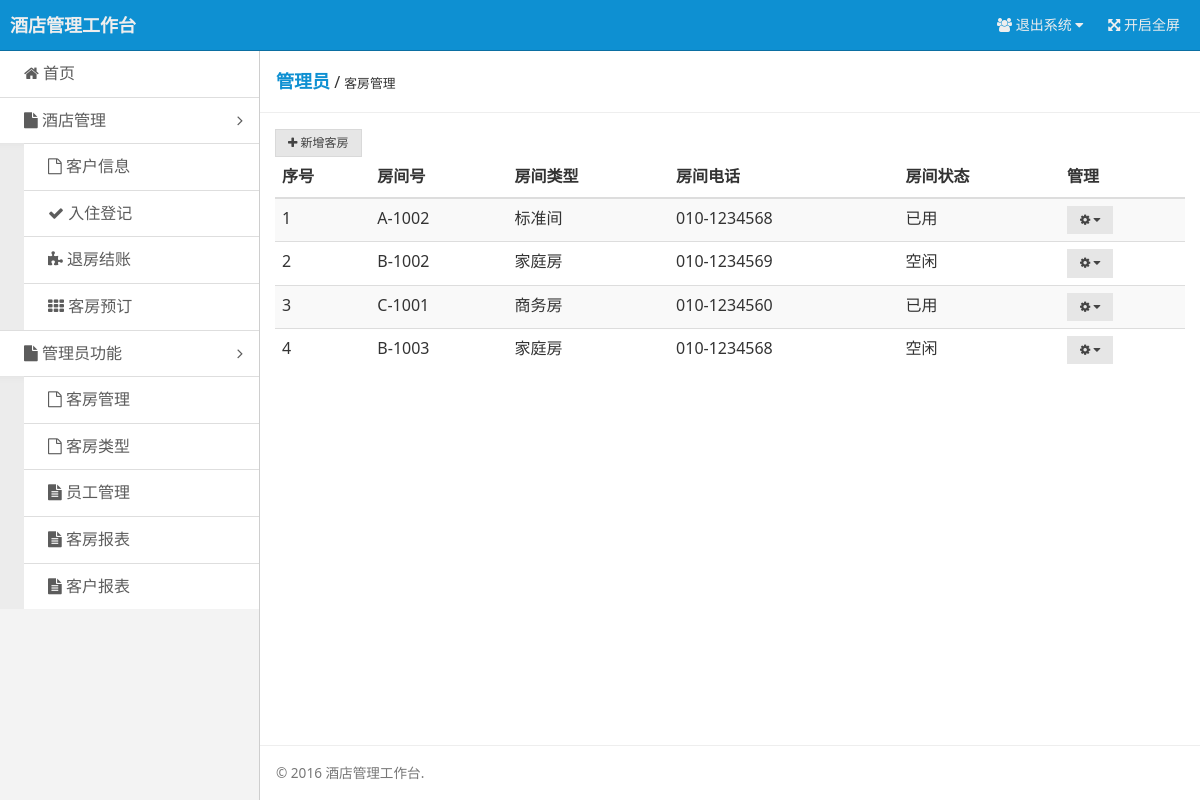
Page /room.php (signed in) on the earlier database version.
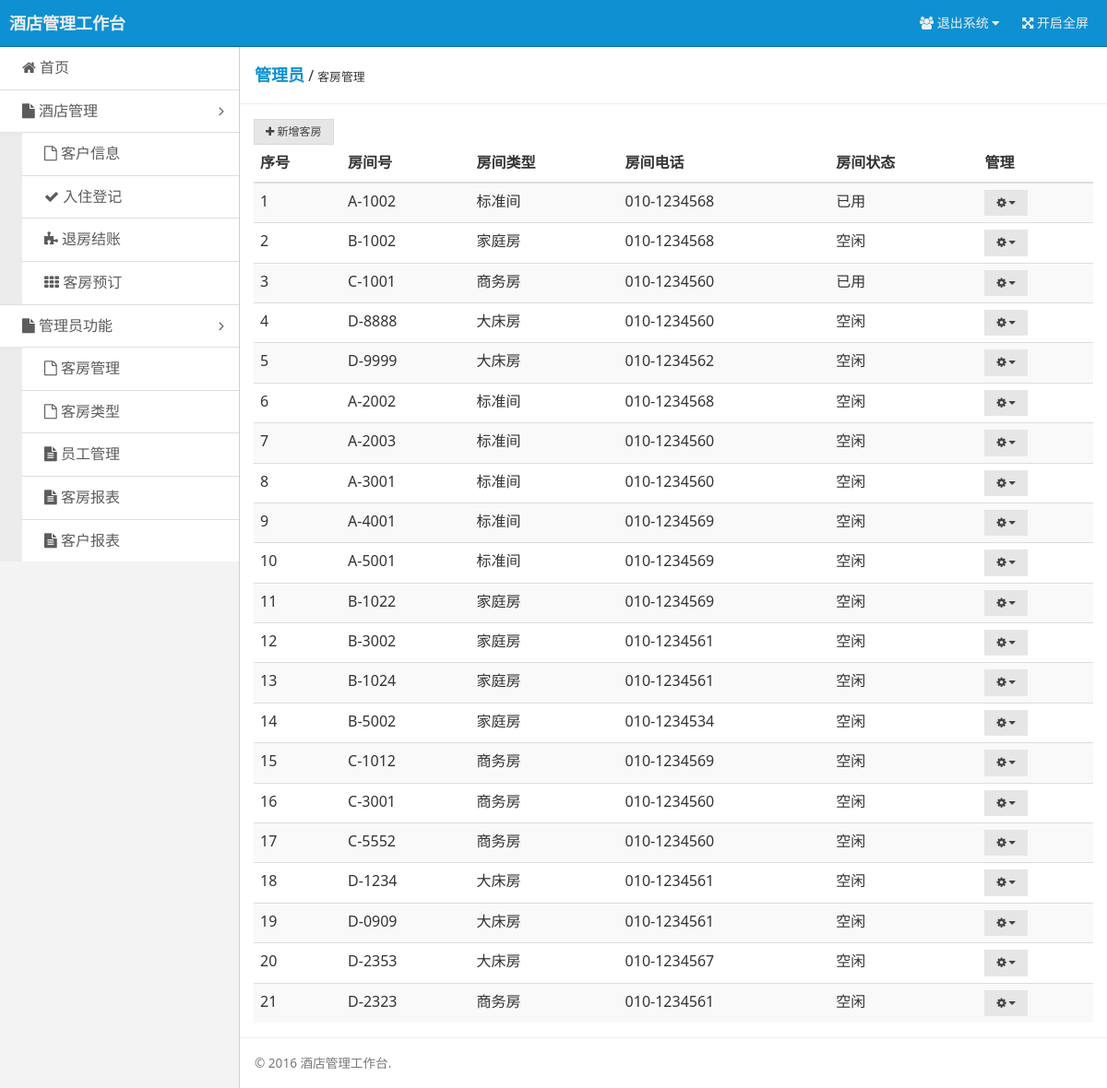
Same page on the later database version.
### tables this page shows
CREATE TABLE `t_room` (
  `id` int(6) NOT NULL AUTO_INCREMENT,
  `room_num` varchar(20) DEFAULT NULL,
  `room_type` int(6) DEFAULT NULL,
  `phone` varchar(20) DEFAULT NULL,
  `state` int(6) DEFAULT NULL COMMENT '房间状态，0空闲，1预订，2入住',
  `is_delete` int(6) unsigned zerofill DEFAULT NULL,
  PRIMARY KEY (`id`)
);

CREATE TABLE `t_room_type` (
  `id` int(6) NOT NULL AUTO_INCREMENT,
  `room_type` varchar(20) DEFAULT NULL,
  `price` decimal(9,2) DEFAULT NULL,
  `quantity` int(6) DEFAULT NULL,
  `remain` int(6) DEFAULT NULL,
  `is_delete` int(6) unsigned zerofill DEFAULT NULL,
  `description` varchar(200) DEFAULT NULL,
  `img` varchar(100) DEFAULT NULL,
  PRIMARY KEY (`id`)
);

### room.php (called while the page is built, shortened)
<?php
require_once('common/EasyMySQLi.inc.php');
$rooms = $mysql->queryAllRows('SELECT * FROM t_room WHERE is_delete = 0 ORDER BY `id` ASC');
$types = $mysql->queryAllRows('SELECT * FROM t_room_type ORDER BY `id` ASC');
$typesMap = array();
foreach($types as $row){
    $typesMap[$row['id']] = $row;
}
include('template/layout.php');

### common/EasyMySQLi.inc.php (called while the page is built, shortened)
<?php
class EasyMySQLi extends mysqli {
    private $_stmt;
    private $debug = false;
    private $exceptions = true;
    private $_res;
    private $arraytype = EMYSQLI_BIND_ASSOC;
    private function getRefs(&$src) {
        $r = array();
        foreach ($src as $k => $garbage) $r[$k] = &$src[$k];
        return $r;
    }
    private function _execute($args) {
        $this->_stmt = $this->stmt_init();
        if (count($args) > 1) {
            if ($this->debug) {
                print "Source-Array:\n";
                print_r($args);
            }
            $this->_stmt->prepare($args[0]);
            if ($this->_stmt->errno > 0) {
                if ($this->exceptions) throw new MySQLiException('MySQLi-Statement-Error '.$this->_stmt->errno.': '.$this->_stmt->error);
                else return null;
            }
            $params = array(0 => '');
            foreach ($args as $k => $v) {
                if ($k == 0) continue;
                if (is_double($v) || is_float($v)) {
                    if ($this->debug) print "$k identified as being a FLOAT or DOUBLE\n";
                    $params[0] .= 'd';
                    $cv = doubleval($v);
                } else if (is_int($v) || is_long($v)) {
                    if ($this->debug) print "$k identified as being a INT or LONG\n";
                    $params[0] .= 'i';
                    $cv = intval($v);
                } else if (is_string($v)) {
                    if ($this->debug) print "$k identified as being a sexy STRING\n";
                    $params[0] .= 's';
                    $cv = strval($v);
                } else {
                    if ($this->debug) print "$k identified as being a BINARY (BLOB)\n";
                    $params[0] .= 'b';
                    $cv = $v;
                }
                $params[] = $cv;
            }
            if ($this->debug) {
                print "Bind-Array:\n";
                print_r($params);
            }
            call_user_func_array(array($this->_stmt, 'bind_param'), $this->getRefs($params));
        } else {
            $this->_stmt->prepare($args[0]);
        }
        $success = ($this->_stmt->execute() ? true : false);
        if (!$success) {
            if ($this->exceptions) throw new MySQLiQueryException($args[0], $this->_stmt);
            else return null;
        }
        else $this->_res = $this->_stmt->store_result();
        return $success;
    }
    private function _bindRes ($type=false, $limit=false) {
        if (!$type) $type = $this->arraytype;
        $this->_res = array();
        $raw = array();
        if (($type & EMYSQLI_BIND_ASSOC) == EMYSQLI_BIND_ASSOC) {
            $fields = $this->_stmt->result_metadata()->fetch_fields();
            $cnt = count($fields);
        } else {
            $cnt = $this->_stmt->field_count;
        }
        for ($i=0 ; $i<$cnt ; $i++) {
            $raw[] = null;
        }
        call_user_func_array(array($this->_stmt, 'bind_result'), $this->getRefs($raw));
        while ($this->_stmt->fetch()) {
            $tmp = array();
            if (($type & EMYSQLI_BIND_ASSOC) == EMYSQLI_BIND_ASSOC) {
                foreach ($raw as $id => $val) {
                    $tmp[$fields[$id]->name] = $val;
                }
            }
            $this->_res[] = $tmp;
        }
    }
    public function queryAllRows($query) {
        $res = $this->_execute(func_get_args());
        $this->_bindRes();
        return $this->_res;
    }
}
?>

### template/room.php (the view, shortened to what the changed rows need)
<div class="admin-content">
    <div class="admin-content-body">
        <div class="am-g">
            <div class="am-u-sm-12">
                <table class="am-table am-table-bd am-table-striped admin-content-table">
                    <thead>
                    <tr>
                        <th>序号</th><th>房间号</th><th>房间类型</th><th>房间电话</th><th>房间状态</th><th>管理</th>
                    </tr>
                    </thead>
                    <tbody>
                    <?php
                    $i=0;
                    foreach ($rooms as $row) {
                        if($typesMap[$row['room_type']]['is_delete']==1){continue;}
                        $i++;
                        $state = $row['state']==1?"空闲":"已用";
                        echo <<<TR
                        <tr><td>{$i}</td><td>{$row['room_num']}</td><td>{$typesMap[$row['room_type']]['room_type']}</td><td>{$row['phone']}</td><td>{$state}</td>
                        <td>
                            <div class="am-dropdown" data-am-dropdown>
                                <button class="am-btn am-btn-default am-btn-xs am-dropdown-toggle" data-am-dropdown-toggle><span class="am-icon-cog"></span> <span class="am-icon-caret-down"></span></button>
                                <ul class="am-dropdown-content">
                                    <li><a href="#" onclick="edit('{$row['room_num']}','{$row['room_type']}','{$row['phone']}','{$row['state']}','{$row['id']}')">1. 编辑</a></li>
                                    <li><a href="#" onclick=delOption('room.php','{$row['id']}')>2. 删除</a></li>
                                </ul>
                            </div>
                        </td>
                    </tr>
TR;
                    }
                    ?>
                    </tbody>
                </table>
            </div>
        </div>
    </div>
</div>

Differences in the rows shown:
no longer on this page (row edited): t_room: room_num "B-1003", room_type.room_type "家庭房", phone "010-1234568", state "空闲"
changed t_room (number 2 of 21 on the later page): phone "010-1234569" → "010-1234568"
added t_room: room_num "D-8888", room_type.room_type "大床房", phone "010-1234560", state "空闲"
added t_room: room_num "D-9999", room_type.room_type "大床房", phone "010-1234562", state "空闲"
added t_room: room_num "A-2002", room_type.room_type "标准间", phone "010-1234568", state "空闲"
added t_room: room_num "A-2003", room_type.room_type "标准间", phone "010-1234560", state "空闲"
added t_room: room_num "A-3001", room_type.room_type "标准间", phone "010-1234560", state "空闲"
added t_room: room_num "A-4001", room_type.room_type "标准间", phone "010-1234569", state "空闲"
added t_room: room_num "A-5001", room_type.room_type "标准间", phone "010-1234569", state "空闲"
added t_room: room_num "B-1022", room_type.room_type "家庭房", phone "010-1234569", state "空闲"
added t_room: room_num "B-3002", room_type.room_type "家庭房", phone "010-1234561", state "空闲"
added t_room: room_num "B-1024", room_type.room_type "家庭房", phone "010-1234561", state "空闲"
added t_room: room_num "B-5002", room_type.room_type "家庭房", phone "010-1234534", state "空闲"
added t_room: room_num "C-1012", room_type.room_type "商务房", phone "010-1234569", state "空闲"
added t_room: room_num "C-3001", room_type.room_type "商务房", phone "010-1234560", state "空闲"
added t_room: room_num "C-5552", room_type.room_type "商务房", phone "010-1234560", state "空闲"
added t_room: room_num "D-1234", room_type.room_type "大床房", phone "010-1234561", state "空闲"
added t_room: room_num "D-0909", room_type.room_type "大床房", phone "010-1234561", state "空闲"
added t_room: room_num "D-2353", room_type.room_type "大床房", phone "010-1234567", state "空闲"
added t_room: room_num "D-2323", room_type.room_type "商务房", phone "010-1234561", state "空闲"
